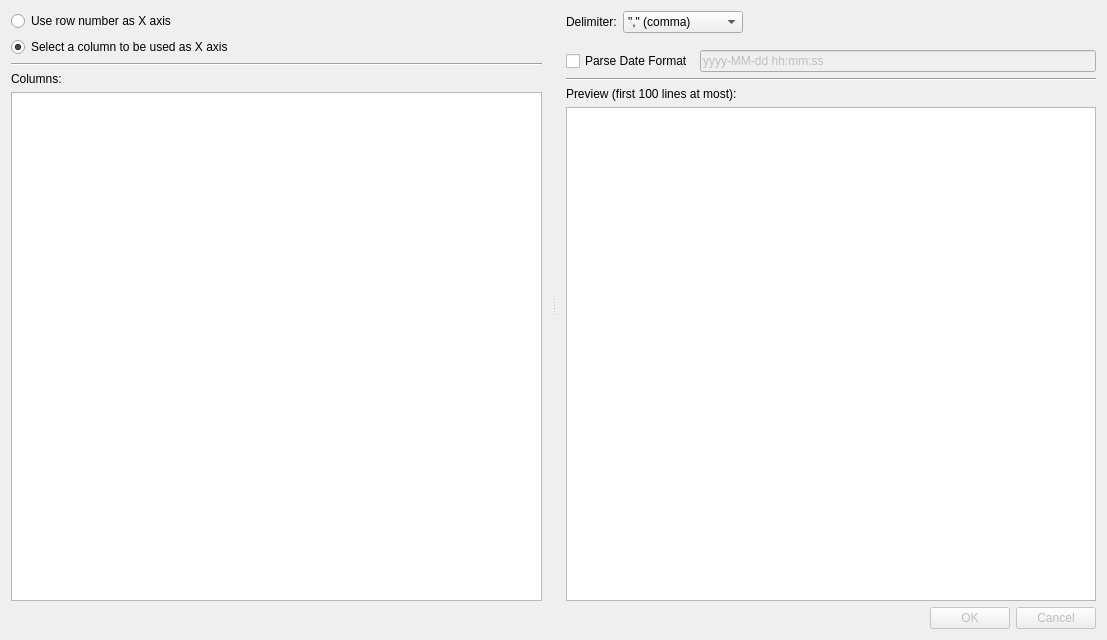
<?xml version="1.0" encoding="UTF-8"?>
<ui version="4.0">
 <class>DialogCSV</class>
 <widget class="QDialog" name="DialogCSV">
  <property name="geometry">
   <rect>
    <x>0</x>
    <y>0</y>
    <width>1107</width>
    <height>640</height>
   </rect>
  </property>
  <property name="windowTitle">
   <string>CSV Loader</string>
  </property>
  <layout class="QVBoxLayout" name="verticalLayout_3">
   <item>
    <widget class="QSplitter" name="splitter">
     <property name="orientation">
      <enum>Qt::Horizontal</enum>
     </property>
     <widget class="QWidget" name="layoutWidget">
      <layout class="QVBoxLayout" name="verticalLayout">
       <property name="rightMargin">
        <number>10</number>
       </property>
       <item>
        <widget class="QRadioButton" name="radioButtonIndex">
         <property name="text">
          <string>Use row number as X axis</string>
         </property>
        </widget>
       </item>
       <item>
        <widget class="QRadioButton" name="radioButtonSelect">
         <property name="text">
          <string>Select a column to be used as X axis</string>
         </property>
         <property name="checked">
          <bool>true</bool>
         </property>
        </widget>
       </item>
       <item>
        <widget class="Line" name="line">
         <property name="orientation">
          <enum>Qt::Horizontal</enum>
         </property>
        </widget>
       </item>
       <item>
        <widget class="QLabel" name="label_3">
         <property name="text">
          <string>Columns:</string>
         </property>
        </widget>
       </item>
       <item>
        <widget class="QListWidget" name="listWidgetSeries"/>
       </item>
      </layout>
     </widget>
     <widget class="QWidget" name="layoutWidget">
      <layout class="QVBoxLayout" name="verticalLayout_2">
       <property name="leftMargin">
        <number>10</number>
       </property>
       <item>
        <layout class="QHBoxLayout" name="horizontalLayout">
         <item>
          <widget class="QLabel" name="label">
           <property name="text">
            <string>Delimiter:</string>
           </property>
          </widget>
         </item>
         <item>
          <widget class="QComboBox" name="comboBox">
           <property name="minimumSize">
            <size>
             <width>120</width>
             <height>0</height>
            </size>
           </property>
           <item>
            <property name="text">
             <string>&quot;,&quot; (comma)</string>
            </property>
           </item>
           <item>
            <property name="text">
             <string>&quot;;&quot; (semicolon)</string>
            </property>
           </item>
           <item>
            <property name="text">
             <string>&quot; &quot; (space)</string>
            </property>
           </item>
          </widget>
         </item>
         <item>
          <spacer name="horizontalSpacer">
           <property name="orientation">
            <enum>Qt::Horizontal</enum>
           </property>
           <property name="sizeHint" stdset="0">
            <size>
             <width>40</width>
             <height>20</height>
            </size>
           </property>
          </spacer>
         </item>
        </layout>
       </item>
       <item>
        <layout class="QHBoxLayout" name="horizontalLayout_2">
         <property name="topMargin">
          <number>11</number>
         </property>
         <item>
          <widget class="QCheckBox" name="checkBoxDateFormat">
           <property name="text">
            <string>Parse Date Format</string>
           </property>
          </widget>
         </item>
         <item>
          <widget class="QLineEdit" name="lineEditDateFormat">
           <property name="enabled">
            <bool>false</bool>
           </property>
           <property name="text">
            <string>yyyy-MM-dd hh:mm:ss</string>
           </property>
           <property name="placeholderText">
            <string>yyyy-MM-dd hh:mm:ss</string>
           </property>
          </widget>
         </item>
        </layout>
       </item>
       <item>
        <widget class="Line" name="line_2">
         <property name="orientation">
          <enum>Qt::Horizontal</enum>
         </property>
        </widget>
       </item>
       <item>
        <widget class="QLabel" name="label_2">
         <property name="text">
          <string>Preview (first 100 lines at most):</string>
         </property>
        </widget>
       </item>
       <item>
        <widget class="QPlainTextEdit" name="rawText">
         <property name="lineWrapMode">
          <enum>QPlainTextEdit::NoWrap</enum>
         </property>
         <property name="readOnly">
          <bool>true</bool>
         </property>
        </widget>
       </item>
      </layout>
     </widget>
    </widget>
   </item>
   <item>
    <widget class="QDialogButtonBox" name="buttonBox">
     <property name="enabled">
      <bool>false</bool>
     </property>
     <property name="orientation">
      <enum>Qt::Horizontal</enum>
     </property>
     <property name="standardButtons">
      <set>QDialogButtonBox::Cancel|QDialogButtonBox::Ok</set>
     </property>
    </widget>
   </item>
  </layout>
 </widget>
 <resources/>
 <connections>
  <connection>
   <sender>buttonBox</sender>
   <signal>accepted()</signal>
   <receiver>DialogCSV</receiver>
   <slot>accept()</slot>
   <hints>
    <hint type="sourcelabel">
     <x>248</x>
     <y>254</y>
    </hint>
    <hint type="destinationlabel">
     <x>157</x>
     <y>274</y>
    </hint>
   </hints>
  </connection>
  <connection>
   <sender>buttonBox</sender>
   <signal>rejected()</signal>
   <receiver>DialogCSV</receiver>
   <slot>reject()</slot>
   <hints>
    <hint type="sourcelabel">
     <x>316</x>
     <y>260</y>
    </hint>
    <hint type="destinationlabel">
     <x>286</x>
     <y>274</y>
    </hint>
   </hints>
  </connection>
 </connections>
</ui>
